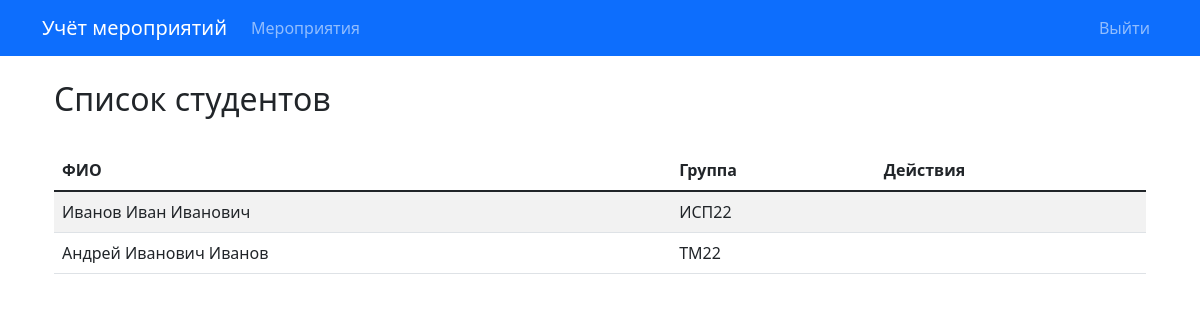
/students (signed in), run on the app's committed database.
### models.py (models this page shows)
class Student(db.Model):
    id = db.Column(db.Integer, primary_key=True)
    user_id = db.Column(db.Integer, db.ForeignKey('user.id'), nullable=True)
    group = db.Column(db.String(20), nullable=False)
    course = db.Column(db.Integer, nullable=True)
    full_name = db.Column(db.String(100), nullable=False)
    participations = db.relationship('EventParticipation', backref='student', lazy=True,
                                   cascade='all, delete-orphan')

### routes/students.py (the view)
@students_bp.route('/students')
@login_required
def list_students():
    students = Student.query.all()
    return render_template('students/list.html', students=students)

### app.py (called while the page is built)
@login_manager.user_loader
def load_user(user_id):
    return User.query.get(int(user_id))

### templates/students/list.html (shortened to what this page needs)
{% extends "base.html" %}
{% block content %}
<div class="container">
    <div class="row mb-4">
        <div class="col">
            <h2>Список студентов</h2>
        </div>
    </div>
    {% if students %}
    <div class="table-responsive">
        <table class="table table-striped">
            <thead>
                <tr>
                    <th>ФИО</th>
                    <th>Группа</th>
                    <th>Действия</th>
                </tr>
            </thead>
            <tbody>
                {% for student in students %}
                <tr>
                    <td>{{ student.full_name }}</td>
                    <td>{{ student.group }}</td>
                    <td>
                    </td>
                </tr>
                {% endfor %}
            </tbody>
        </table>
    </div>
    {% else %}
    <div class="alert alert-info">
        <i class="fas fa-info-circle"></i> Список студентов пуст.
    </div>
    {% endif %}
</div>
{% endblock %}

### data on the page
Student: full_name "Иванов Иван Иванович", group "ИСП22"
Student: full_name "Андрей Иванович Иванов", group "ТМ22"
